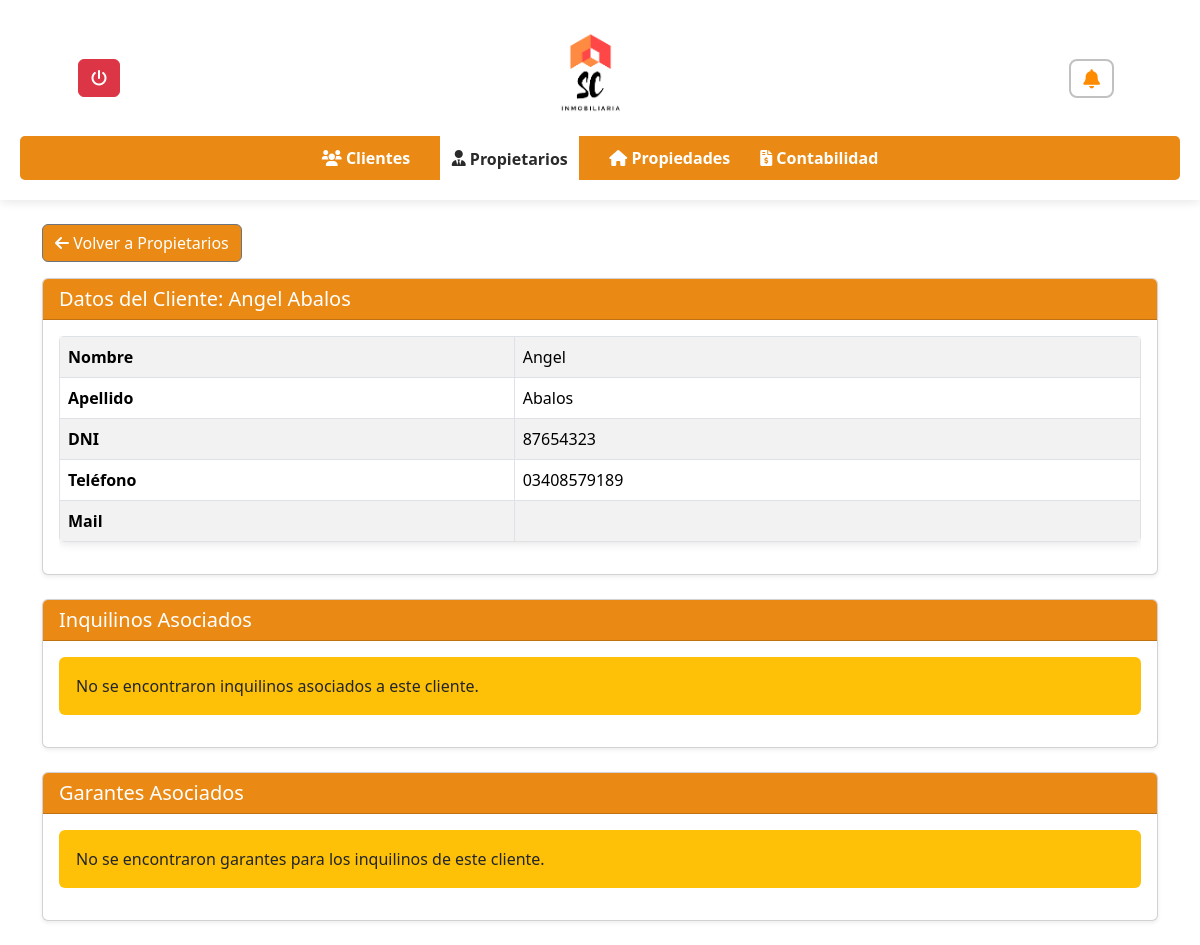
Before: /inmobiliaria/ver_inquilinos.php?id=6 with the older database file.
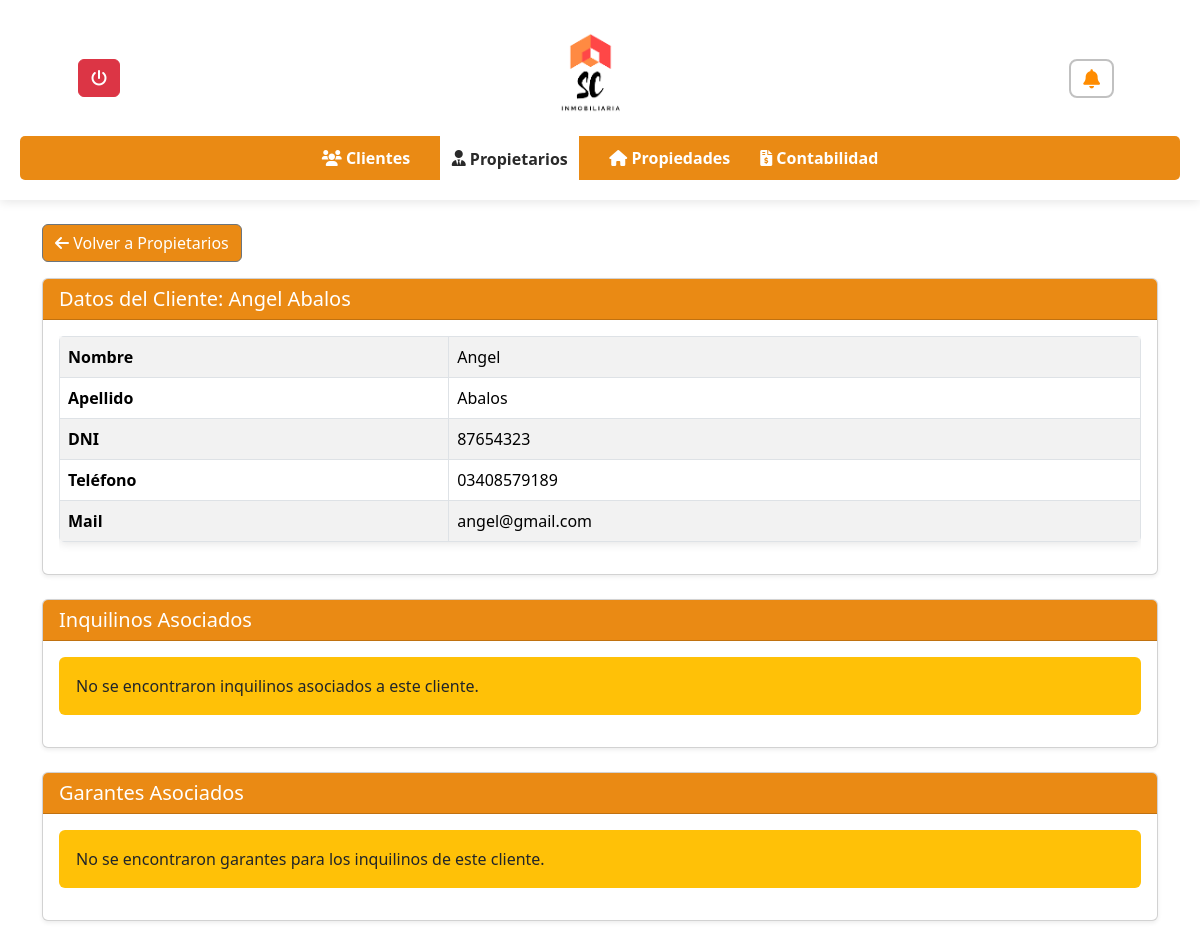
After: the same page with the newer database file.
### tables this page shows
CREATE TABLE `clientes` (
  `ClienteID` int(11) NOT NULL,
  `Fecha` date NOT NULL,
  `Nombre` varchar(50) NOT NULL,
  `Apellido` varchar(50) NOT NULL,
  `Direccion` varchar(100) NOT NULL,
  `DNI` varchar(20) NOT NULL,
  `DireccionPersonal` varchar(100) DEFAULT NULL,
  `Telefono` varchar(20) DEFAULT NULL,
  `Mail` varchar(100) DEFAULT NULL,
  `estado` enum('activo','inactivo') DEFAULT 'activo'
);

### inmobiliaria/ver_inquilinos.php (the view, shortened to what the changed rows need)
<?php
include_once 'conexion.php';
?>
<!DOCTYPE html>
<html lang="es">
<head>
    <link rel="stylesheet" href="https://cdnjs.cloudflare.com/ajax/libs/font-awesome/6.0.0/css/all.min.css">
    <link rel="stylesheet" href="styles.css">
    <link rel="stylesheet" href="notificacion.css">
    <link href="https://cdn.jsdelivr.net/npm/bootstrap@5.3.3/dist/css/bootstrap.min.css" rel="stylesheet">
    </head>
<body>
    <main class="container mt-4">
        <?php
        try {
            if (isset($_GET['id']) && is_numeric($_GET['id'])) {
                $clienteID = (int)$_GET['id'];
                $sql_cliente = "SELECT Nombre, Apellido, DNI, Telefono, Mail FROM clientes WHERE ClienteID = ?";
                $stmt_cliente = $conn->prepare($sql_cliente);
                $stmt_cliente->bind_param("i", $clienteID);
                $stmt_cliente->execute();
                $result_cliente = $stmt_cliente->get_result();
                $cliente = $result_cliente->fetch_assoc();
                if ($cliente) {
                    ?>
                    <div class="card shadow-sm mb-4">
                        <div class="card-header text-white" style="background-color:rgba(233, 128, 0, 0.92);">
                            <h2 class="h5 mb-0">Datos del Cliente: <?php echo htmlspecialchars($cliente['Nombre'] . ' ' . $cliente['Apellido']); ?></h2>
                        </div>
                        <div class="card-body">
                            <div class="table-responsive">
                                <table class="table table-bordered table-striped">
                                    <tbody>
                                        <tr><th>Nombre</th><td><?php echo htmlspecialchars($cliente['Nombre']); ?></td></tr>
                                        <tr><th>Apellido</th><td><?php echo htmlspecialchars($cliente['Apellido']); ?></td></tr>
                                        <tr><th>DNI</th><td><?php echo htmlspecialchars($cliente['DNI']); ?></td></tr>
                                        <tr><th>Teléfono</th><td><?php echo htmlspecialchars($cliente['Telefono']); ?></td></tr>
                                        <tr><th>Mail</th><td><?php echo htmlspecialchars($cliente['Mail']); ?></td></tr>
                                    </tbody>
                                </table>
                            </div>
                        </div>
                    </div>
                    <?php
                } else {
                    echo '<div class="alert alert-danger" role="alert">No se encontraron datos de este cliente.</div>';
                }
                ?>
                <div class="card shadow-sm mb-4">
                    <div class="card-header text-white" style="background-color:rgba(233, 128, 0, 0.92);">
                        <h2 class="h5 mb-0">Inquilinos Asociados</h2>
                    </div>
                </div>
                <div class="card shadow-sm mb-4">
                    <div class="card-header text-white" style="background-color:rgba(233, 128, 0, 0.92);">
                        <h2 class="h5 mb-0">Garantes Asociados</h2>
                    </div>
                </div>
                <?php
            } else {
                echo '<div class="alert alert-danger" role="alert">No se recibió un ID de cliente válido.</div>';
            }
        } catch (Exception $e) {
            echo '<div class="alert alert-danger" role="alert">Ocurrió un error: ' . htmlspecialchars($e->getMessage()) . '</div>';
        } finally {
            if (isset($conn) && $conn) {
                $conn->close();
            }
        }
        ?>
    </main>
</body>
</html>

Changed rows visible on the page:
changed clientes "Angel Abalos": Mail (not shown) → "angel@gmail.com"
